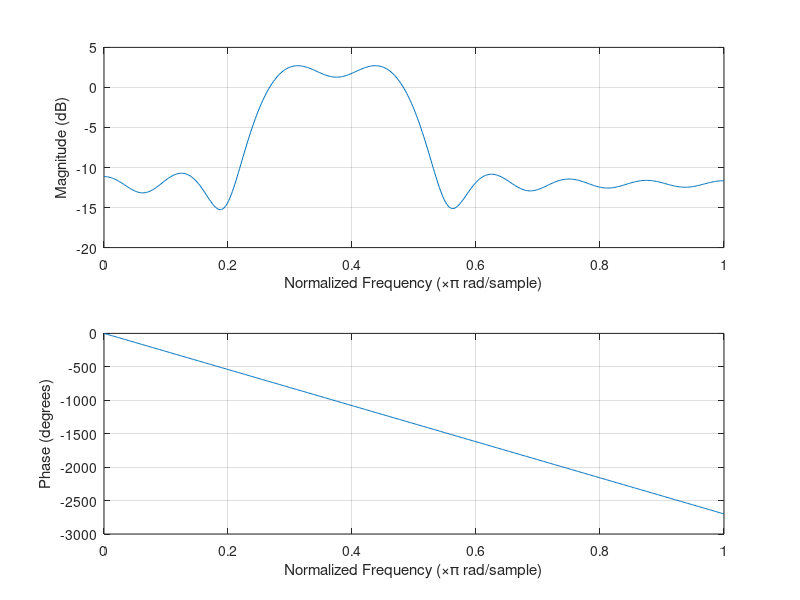
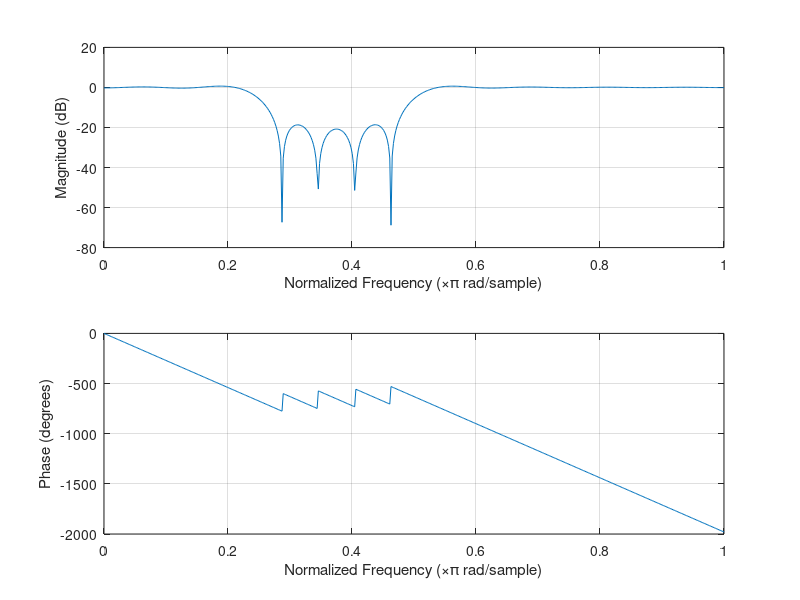
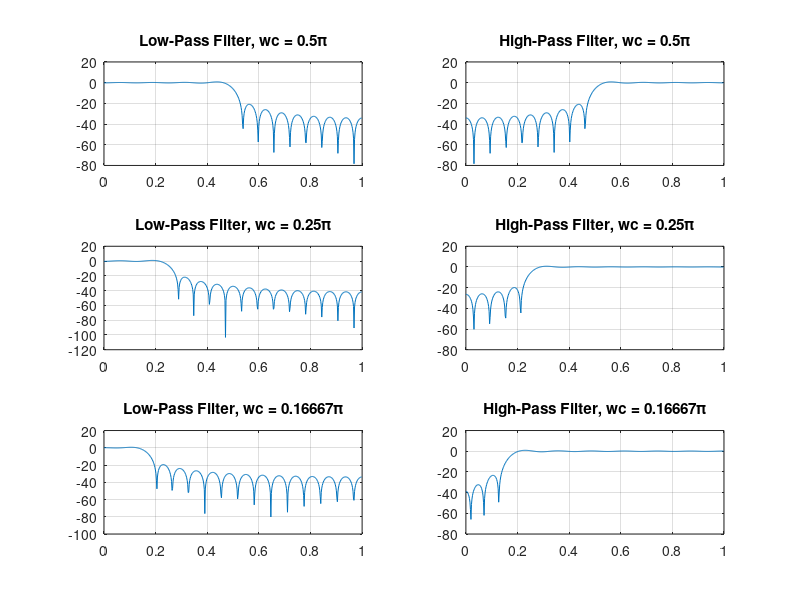

Source code (MATLAB) for these figures, in order: (Note: this script raises an error after producing the figures.)
%Task 1: Blackman Window Based Low-pass and High-pass FIR Filter
clc;
clear all;
close all;
M = 31;
N = 0:M-1;
wc = [pi/2, pi/4, pi/6];
wc2 = pi/4;
w = 0.42 - 0.5*cos(2*pi*N/(M-1)) + 0.08*cos(4*pi*N/(M-1));

figure;

for i=1:length(wc)
    hd_low = sin(wc(i)*(N-(M-1)/2))./(pi*(N-(M-1)/2));
    hd_low2 = sin(wc2*(N-(M-1)/2))./(pi*(N-(M-1)/2));
    hd_high = sin(pi*(N-(M-1)/2))./(pi*(N-(M-1)/2)) - hd_low;


    hd_low((M+1)/2) = wc(i)/pi;
    hd_high((M+1)/2) = 1 - (wc(i)/pi);
    


    hn_low = hd_low.*w;
    hn_high = hd_high.*w;
    
    
    subplot(3, 2, 2*i-1);
    [H_low, omega] = freqz(hn_low, 1, 512);
    plot(omega/pi, 20*log10(abs(H_low)));
    title(['Low-Pass Filter, wc = ', num2str(wc(i)/pi), '\pi']);
    grid on;
    
    subplot(3, 2, 2*i);
    [H_high, omega] = freqz(hn_high, 1, 512);
    plot(omega/pi, 20*log10(abs(H_high)));
    title(['High-Pass Filter, wc = ', num2str(wc(i)/pi), '\pi']);
    grid on;
    
end

%Task 2: Hamming Window Based Low-pass and High-pass FIR Filter
clc;
clear all;
close all;
M = 31;
N = 0:M-1;
wc = [pi/2, pi/4, pi/6];
wc2 = pi/4;
w = 0.54 - 0.46*cos(2*pi*N/(M-1));

figure;

for i=1:length(wc)
    hd_low = sin(wc(i)*(N-(M-1)/2))./(pi*(N-(M-1)/2));
    hd_low2 = sin(wc2*(N-(M-1)/2))./(pi*(N-(M-1)/2));
    hd_high = sin(pi*(N-(M-1)/2))./(pi*(N-(M-1)/2)) - hd_low;


    hd_low((M+1)/2) = wc(i)/pi;
    hd_high((M+1)/2) = 1 - (wc(i)/pi);
    


    hn_low = hd_low.*w;
    hn_high = hd_high.*w;
    
    
    subplot(3, 2, 2*i-1);
    [H_low, omega] = freqz(hn_low, 1, 512);
    plot(omega/pi, 20*log10(abs(H_low)));
    title(['Low-Pass Filter, wc = ', num2str(wc(i)/pi), '\pi']);
    grid on;
    
    subplot(3, 2, 2*i);
    [H_high, omega] = freqz(hn_high, 1, 512);
    plot(omega/pi, 20*log10(abs(H_high)));
    title(['High-Pass Filter, wc = ', num2str(wc(i)/pi), '\pi']);
    grid on;
    
end

%Task 3: Rectangular Window Based Low-pass and High-pass FIR Filter
clc;
clear all;
close all;
M = 31;
N = 0:M-1;
wc = [pi/2, pi/4, pi/6];
wc2 = pi/4;
w = 1;
figure;
for i=1:length(wc)
    hd_low = sin(wc(i)*(N-(M-1)/2))./(pi*(N-(M-1)/2));
    hd_low2 = sin(wc2*(N-(M-1)/2))./(pi*(N-(M-1)/2));
    hd_high = sin(pi*(N-(M-1)/2))./(pi*(N-(M-1)/2)) - hd_low;
    hd_low((M+1)/2) = wc(i)/pi;
    hd_high((M+1)/2) = 1 - (wc(i)/pi);
    hn_low = hd_low.*w;
    hn_high = hd_high.*w;
    
    subplot(3, 2, 2*i-1);
    [H_low, omega] = freqz(hn_low, 1, 512);
    plot(omega/pi, 20*log10(abs(H_low)));
    title(['Low-Pass Filter, wc = ', num2str(wc(i)/pi), '\pi']);
    grid on;

    subplot(3, 2, 2*i);
    [H_high, omega] = freqz(hn_high, 1, 512);
    plot(omega/pi, 20*log10(abs(H_high)));
    title(['High-Pass Filter, wc = ', num2str(wc(i)/pi), '\pi']);
    grid on;
    
end

%Task 4: Blackman Window Based BP and BS FIR Filter
clc;
clear all;
close all;
M = 31;
N = 0:M-1;
wc = pi/2;
wc2 = pi/4;
w = 0.42 - 0.5*cos(2*pi*N/(M-1)) + 0.08*cos(4*pi*N/(M-1));
for i=1:2
    hd_low = sin(wc*(N-(M-1)/2))./(pi*(N-(M-1)/2));
    hd_low2 = sin(wc2*(N-(M-1)/2))./(pi*(N-(M-1)/2));
    hd_bp = hd_low - hd_low2;
    hd_bs = sin(pi*(N-(M-1)/2))./(pi*(N-(M-1)/2)) - hd_bp;
    hd_low((M+1)/2) = wc/pi;
    hd_high((M+1)/2) = 1 - (wc/pi);
    hd_bp((M+1)/2) = wc/pi;
    hd_bs((M+1)/2) = 1 - ((wc-wc2)/pi);
    hn_bp = hd_bp.*w;
    hn_bs = hd_bs.*w;
    
    if i == 1
        figure(1);
        freqz(hn_bp,1,512);
    else
        figure(2);
        freqz(hn_bs,1,512);
    end
end

%Task 5: Hamming Window Based BP and BS FIR Filter
clc;
clear all;
close all;
M = 31;
N = 0:M-1;
wc = pi/2;
wc2 = pi/4;
w = 0.54 - 0.46*cos(2*pi*N/(M-1));
for i=1:2
    hd_low = sin(wc*(N-(M-1)/2))./(pi*(N-(M-1)/2));
    hd_low2 = sin(wc2*(N-(M-1)/2))./(pi*(N-(M-1)/2));
    hd_bp = hd_low - hd_low2;
    hd_bs = sin(pi*(N-(M-1)/2))./(pi*(N-(M-1)/2)) - hd_bp;
    hd_low((M+1)/2) = wc/pi;
    hd_high((M+1)/2) = 1 - (wc/pi);
    hd_bp((M+1)/2) = wc/pi;
    hd_bs((M+1)/2) = 1 - ((wc-wc2)/pi);
    hn_bp = hd_bp.*w;
    hn_bs = hd_bs.*w;
    
    if i == 1
        figure(1);
        freqz(hn_bp,1,512);
    else
        figure(2);
        freqz(hn_bs,1,512);
    end
end

%Task 6: Rectangular Window Based BP and BS FIR Filter
clc;
clear all;
close all;
M = 31;
N = 0:M-1;
wc = pi/2;
wc2 = pi/4;
w = 1;
for i=1:2
    hd_low = sin(wc*(N-(M-1)/2))./(pi*(N-(M-1)/2));
    hd_low2 = sin(wc2*(N-(M-1)/2))./(pi*(N-(M-1)/2));
    hd_bp = hd_low - hd_low2;
    hd_bs = sin(pi*(N-(M-1)/2))./(pi*(N-(M-1)/2)) - hd_bp;
    hd_low((M+1)/2) = wc/pi;
    hd_high((M+1)/2) = 1 - (wc/pi);
    hd_bp((M+1)/2) = wc/pi;
    hd_bs((M+1)/2) = 1 - ((wc-wc2)/pi);
    hn_bp = hd_bp.*w;
    hn_bs = hd_bs.*w;
    
    if i == 1
        figure(1);
        freqz(hn_bp,1,512);
    else
        figure(2);
        freqz(hn_bs,1,512);
    end
end

%Task 7: Hiss generation and removal using Blackman Window
clc;
close all;
clear all;

% Read audio file
[xin, fs] = audioread("handel.wav");

% Trim to multiple of 256 samples for proper block processing
num_blocks = floor(length(xin)/256);
xin = xin(1:num_blocks*256);

% Initialize output array
Xiff_out = zeros(size(xin));

% Create hiss in frequency domain
hiss = zeros(256, 1);
hiss(66, 1) = 7;
hiss(192, 1) = 7;

% Process in blocks of 256 samples
for i = 1:256:length(xin)
    block_end = min(i+255, length(xin));
    current_block = xin(i:block_end);
    
    % Ensure block is exactly 256 samples (pad if necessary)
    if length(current_block) < 256
        current_block = [current_block; zeros(256-length(current_block), 1)];
    end
    
    % Apply FFT, add hiss, and inverse FFT
    Xout = fft(current_block) + hiss;
    Xiff_out(i:i+255) = real(ifft(Xout)); % Take real part to avoid complex values
end

% Write output file
audiowrite("Out+Hiss.wav", Xiff_out, fs);

% Design FIR filter
M = 31;
n = 0:M-1;
w_c = pi/2;

% Blackman window
w = 0.42 - 0.5 * cos((2*pi*n)/(M-1)) + 0.08 * cos((4*pi*n)/(M-1));

% Ideal low-pass filter coefficients
h_d = sin(w_c * (n - (M-1)/2)) ./ (pi * (n - (M-1)/2));
h_d(isnan(h_d)) = w_c/pi; % Handle division by zero at center point

% Apply window to get final filter coefficients
h = h_d .* w;

% Read the noisy audio
[x, fs] = audioread("Out+Hiss.wav");

% Apply filter
y = filter(h, 1, x);

% Normalize audio to prevent clipping
Xiff_out = Xiff_out / max(abs(Xiff_out));
y = y / max(abs(y));

% Play sounds
disp('Playing noisy audio...');
sound(Xiff_out, fs);
pause(10);

disp('Playing filtered audio...');
sound(y, fs);

% Optional: Plot frequency response
figure;
freqz(h, 1, 512);
title('Filter Frequency Response');

% Optional: Plot original and filtered signals in time domain
figure;
subplot(3,1,1);
plot(xin(1:min(5000, length(xin))));
title('Original Signal');
xlabel('Samples');
ylabel('Amplitude');

subplot(3,1,2);
plot(Xiff_out(1:min(5000, length(Xiff_out))));
title('Noisy Signal (with Hiss)');
xlabel('Samples');
ylabel('Amplitude');

subplot(3,1,3);
plot(y(1:min(5000, length(y))));
title('Filtered Signal');
xlabel('Samples');
ylabel('Amplitude');

%Task 8: Additional Hiss added to audio
clc;
clear all;
close all;

% Read audio file
[xin, Fs] = audioread("handel.wav");

% Trim to multiple of 8 samples for proper block processing
num_blocks = floor(length(xin)/8);
xin = xin(1:num_blocks*8);

% Initialize output array with proper dimensions
xiffout = zeros(size(xin));

% Create hiss in frequency domain (affecting specific frequency bins)
hiss = zeros(8, 1);
hiss(3, 1) = 3;  % Affects bin 3
hiss(7, 1) = 3;  % Affects bin 7

% Process in blocks of 8 samples
for i = 1:8:length(xin)
    block_end = i+7;
    
    % Ensure we don't exceed array bounds
    if block_end > length(xin)
        break;
    end
    
    % Apply FFT, add hiss, and inverse FFT
    X_fft = fft(xin(i:block_end));
    Xout = X_fft + hiss;
    xiffout(i:block_end) = real(ifft(Xout)); % Take real part
end

% Write output file
audiowrite("output+hiss.wav", xiffout, Fs);

% Read the noisy audio
[x, fs] = audioread("output+hiss.wav");

% Define filter coefficients (band-stop/band-pass filter)
hn = [1, -2*cos(pi/4), 1]; % Using pi/4 instead of pi/2 for better frequency response

% Analyze filter frequency response
figure;
freqz(hn, 1, 512);
title('Filter Frequency Response');

% Apply filtering
y = filter(hn, 1, x);

% Normalize audio to prevent clipping
xiffout = xiffout / max(abs(xiffout));
y = y / max(abs(y));

% Play sounds
disp('Playing noisy audio (with hiss)...');
sound(xiffout, fs);
pause(10);

disp('Playing filtered audio...');
sound(y, fs);

% Optional: Plot signals for comparison
figure;
subplot(3,1,1);
plot(xin(1:min(2000, length(xin))));
title('Original Signal');
xlabel('Samples');
ylabel('Amplitude');
grid on;

subplot(3,1,2);
plot(xiffout(1:min(2000, length(xiffout))));
title('Noisy Signal (with Hiss)');
xlabel('Samples');
ylabel('Amplitude');
grid on;

subplot(3,1,3);
plot(y(1:min(2000, length(y))));
title('Filtered Signal');
xlabel('Samples');
ylabel('Amplitude');
grid on;

% Optional: Frequency domain analysis
figure;
N = min(1024, length(xin));
f = (0:N-1)*fs/N;
subplot(2,1,1);
X_orig = abs(fft(xin(1:N), N));
plot(f(1:N/2), X_orig(1:N/2));
title('Original Signal Spectrum');
xlabel('Frequency (Hz)');
ylabel('Magnitude');

subplot(2,1,2);
X_noisy = abs(fft(xiffout(1:N), N));
plot(f(1:N/2), X_noisy(1:N/2));
title('Noisy Signal Spectrum');
xlabel('Frequency (Hz)');
ylabel('Magnitude');
